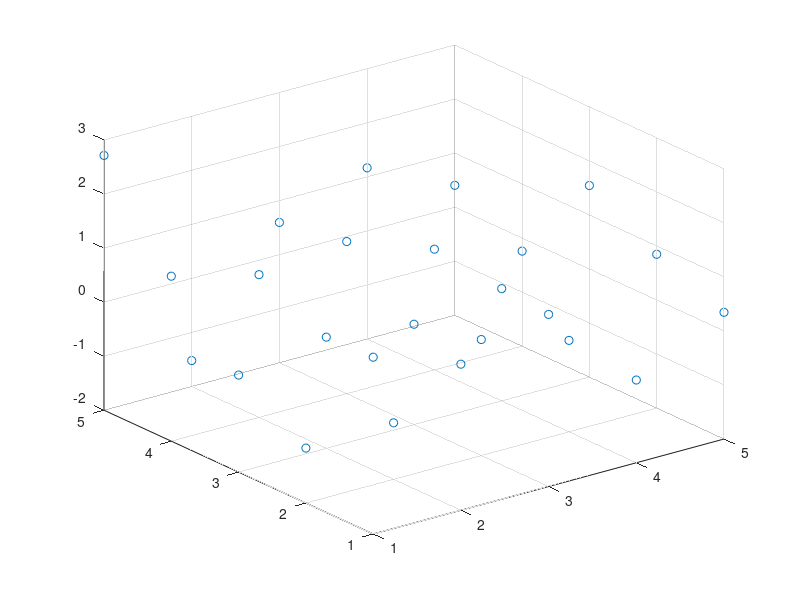

Write MATLAB code to recreate this figure. (Note: this script raises an error after producing the figure.)
l=0;
n=5;                                                        %grid size
for a=1:1:n
    for b=1:1:n
           l=l+1;
           A(a,b)=rand;                                     %brownian seed function
           B0(a,b)=rand;                                      %potential seed function
           B(a,b)=B0(a,b);
           position(l,1)=a;                                 %Storing the x position of the grid 
           position(l,2)=b;                                 %Storing the y position of the grid
    end
end
q=1;                                                        %Particle charge
m=1;                                                        %Particle mass
particlex=3;                                            %initial particle x-position
particley=3;                                               %initial particle y-position
c=0.1;                                                       %Values defined for parameters in stochastic random walk
d=0.9;
dt=pi/4;                                                     %Time step

for t=0:dt:2*pi  
    l=0;                                                    %Reset the array position to 0
   for j=1:1:n
       for k=1:1:n
         l=l+1;                                             %Move to next row in the array
         fprintf('%f',t);
         brownian=A(j,k)+(sqrt(dt))*(randn);   %Calculates brownian motion 
         potential=B0(j,k)*exp(c-0.5*(d^2))*t+d*brownian;    %Calculates potential using stochastic
         position(l,3)=potential;
         A(j,k)=brownian;
         B(j,k)=potential;
       end 
   end

for l=1:1:n
    B(l,n)=B(l,2)
    B(l,1)=B(l,n-1)
    B(1,l)=B(n-1,l)
    B(n,l)=B(2,l)
    B(n,n)=B(2,2)
    B(1,1)=B(n-1,n-1)
    B(n,1)=B(2,n-1)
    B(1,n)=B(n-1,2)
end



        scatter3(position(:,1),position(:,2),position(:,3));
        sf=fit([position(:,1), position(:,2)], position(:,3), 'thinplateinterp');    %fits surface to potential
        plot(sf,[position(:,1), position(:,2)], position(:,3));
       
if (particlex<=n-1 && particlex>=2)                                           %For particle within the grid
    if(particley<=n-1 && particley>=2)
        particlex=particlex
        particley=particley
        
    elseif(particley>n-1)
        particley=particley-(n-2)
        particlex=particlex
     
    else
        particley=particley+(n-2)
        particlex=particlex
    end


elseif (particley<=n-1 && particley>=2) 
     if(particlex<=n-1 && particlex>=2)
        particlex=particlex
        particley=particley
        
    elseif(particlex>n-1)
        particlex=particlex-(n-2)
        particley=particley
     
    else(particlex<2)
        particlex=particlex+(n-2)
        particley=particley
     end
elseif(particlex>(n-1))
    if (particley>(n-1))
        particlex=particlex-(n-2)
        particley=particley-(n-2)
    
    elseif (particley<2)
        particlex=particlex-(n-2)
        particley=particley+(n-2)
        
    end
elseif (particlex<2)
    if (particley>(n-1))
        particlex=particlex+(n-2)
        particley=particley-(n-2)
    
    elseif (particley<2)
        particlex=particlex+(n-2)
        particley=particley+(n-2)
        
    end
end
    [gx, gy] = differentiate(sf, [particlex,particley])                     %Electric field calculated as derivative of potential at particle position
     gx=-ex
     gy=-ey
     ekx=0.5*m*vx^2
     eky=0.5*m*vy^2
     dx=0.5*ax*(dt)^2
     dy=0.5*ay*(dt)^2
     fx = q*ex+ekx/dx                                                              %Force at particle position in x direction
     fy = q*ey+eky/dy                                                              %Force at particle position in y direction
     ax = fx/m                                                              %Acceleration of particle in x direction
     ay = fy/m                                                              %Acceleration of particle in y direction 
     vx=vx+ax*dt                                                            %Velocity in x direction
     vy=vy+ay*dt                                                            %Velocity in y direction
     particlex = particlex+0.5*ax*(dt)^2                                      %Particle position along the x axis
     particley = particley+0.5*ay*(dt)^2                                      %Particle position along the y axis
    

     end



